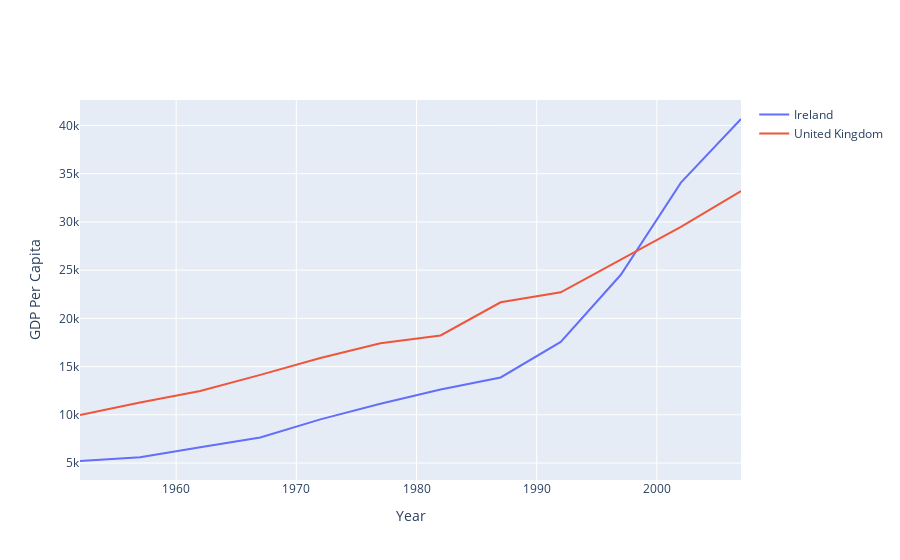

Write notebook code for a chart like this one.
### Code cell
# Create figure
fig = go.Figure()

#add line trace
fig.add_trace(go.Scatter(y=df[(df.Country == 'Ireland')]['GDP Per Capita'],
                         x=df[(df.Country == 'Ireland')]['Year'], mode='lines', name='Ireland', 
                         hovertemplate="Country=Ireland<br>Year=%{x}<br>GDP Per Capita=%{y}<extra></extra>"))

# add secondary line trace
fig.add_trace(go.Scatter(y=df[(df.Country == 'United Kingdom')]['GDP Per Capita'],
                         x=df[(df.Country == 'United Kingdom')]['Year'], mode='lines', 
                         name='United Kingdom', 
                         hovertemplate="Country=United Kingdom<br>Year=%{x}<br>GDP Per Capita=%{y}<extra></extra>"))

# Set layout options
fig.update_layout(
    xaxis_title='Year',
    yaxis_title='GDP Per Capita'
)

# Display the plot
fig.show()

### Figure 1 — Plotly figure (JSON) as saved in the notebook; plotly's stock layout.template omitted (floating-point values rounded to 4 significant figures)
{"data": [{"hovertemplate": "Country=Ireland<br>Year=%{x}<br>GDP Per Capita=%{y}<extra></extra>", "mode": "lines", "name": "Ireland", "type": "scatter", "x": [1952, 1957, 1962, 1967, 1972, 1977, 1982, 1987, 1992, 1997, 2002, 2007], "y": [5210.0, 5599.0, 6632.0, 7656.0, 9531.0, 11150.0, 12620.0, 13870.0, 17560.0, 24520.0, 34080.0, 40680.0]}, {"hovertemplate": "Country=United Kingdom<br>Year=%{x}<br>GDP Per Capita=%{y}<extra></extra>", "mode": "lines", "name": "United Kingdom", "type": "scatter", "x": [1952, 1957, 1962, 1967, 1972, 1977, 1982, 1987, 1992, 1997, 2002, 2007], "y": [9980.0, 11280.0, 12480.0, 14140.0, 15900.0, 17430.0, 18230.0, 21660.0, 22710.0, 26070.0, 29480.0, 33200.0]}], "layout": {"xaxis": {"title": {"text": "Year"}}, "yaxis": {"title": {"text": "GDP Per Capita"}}}}
